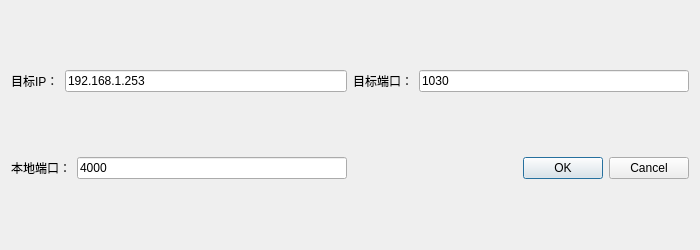
<?xml version="1.0" encoding="UTF-8"?>
<ui version="4.0">
 <class>Dialog</class>
 <widget class="QDialog" name="Dialog">
  <property name="geometry">
   <rect>
    <x>0</x>
    <y>0</y>
    <width>700</width>
    <height>250</height>
   </rect>
  </property>
  <property name="minimumSize">
   <size>
    <width>700</width>
    <height>250</height>
   </size>
  </property>
  <property name="maximumSize">
   <size>
    <width>700</width>
    <height>250</height>
   </size>
  </property>
  <property name="windowTitle">
   <string>Dialog</string>
  </property>
  <layout class="QGridLayout" name="gridLayout">
   <item row="0" column="0">
    <layout class="QHBoxLayout" name="horizontalLayout_2">
     <item>
      <widget class="QLabel" name="label">
       <property name="sizePolicy">
        <sizepolicy hsizetype="Preferred" vsizetype="Fixed">
         <horstretch>0</horstretch>
         <verstretch>0</verstretch>
        </sizepolicy>
       </property>
       <property name="text">
        <string>目标IP：</string>
       </property>
      </widget>
     </item>
     <item>
      <widget class="QLineEdit" name="aimiplineEdit">
       <property name="text">
        <string>192.168.1.253</string>
       </property>
      </widget>
     </item>
    </layout>
   </item>
   <item row="0" column="1">
    <layout class="QHBoxLayout" name="horizontalLayout_3">
     <item>
      <widget class="QLabel" name="label_2">
       <property name="sizePolicy">
        <sizepolicy hsizetype="Preferred" vsizetype="Fixed">
         <horstretch>0</horstretch>
         <verstretch>0</verstretch>
        </sizepolicy>
       </property>
       <property name="text">
        <string>目标端口：</string>
       </property>
      </widget>
     </item>
     <item>
      <widget class="QLineEdit" name="aimportlineEdit">
       <property name="text">
        <string>1030</string>
       </property>
      </widget>
     </item>
    </layout>
   </item>
   <item row="1" column="0">
    <layout class="QHBoxLayout" name="horizontalLayout">
     <item>
      <widget class="QLabel" name="label_3">
       <property name="text">
        <string>本地端口：</string>
       </property>
      </widget>
     </item>
     <item>
      <widget class="QLineEdit" name="localportlineEdit">
       <property name="text">
        <string>4000</string>
       </property>
      </widget>
     </item>
    </layout>
   </item>
   <item row="1" column="1">
    <widget class="QDialogButtonBox" name="dialogbuttonBox">
     <property name="standardButtons">
      <set>QDialogButtonBox::Cancel|QDialogButtonBox::Ok</set>
     </property>
    </widget>
   </item>
  </layout>
 </widget>
 <layoutdefault spacing="6" margin="11"/>
 <resources/>
 <connections>
  <connection>
   <sender>dialogbuttonBox</sender>
   <signal>rejected()</signal>
   <receiver>Dialog</receiver>
   <slot>reject()</slot>
   <hints>
    <hint type="sourcelabel">
     <x>518</x>
     <y>208</y>
    </hint>
    <hint type="destinationlabel">
     <x>483</x>
     <y>-25</y>
    </hint>
   </hints>
  </connection>
  <connection>
   <sender>dialogbuttonBox</sender>
   <signal>accepted()</signal>
   <receiver>Dialog</receiver>
   <slot>accept()</slot>
   <hints>
    <hint type="sourcelabel">
     <x>518</x>
     <y>208</y>
    </hint>
    <hint type="destinationlabel">
     <x>349</x>
     <y>124</y>
    </hint>
   </hints>
  </connection>
 </connections>
</ui>
